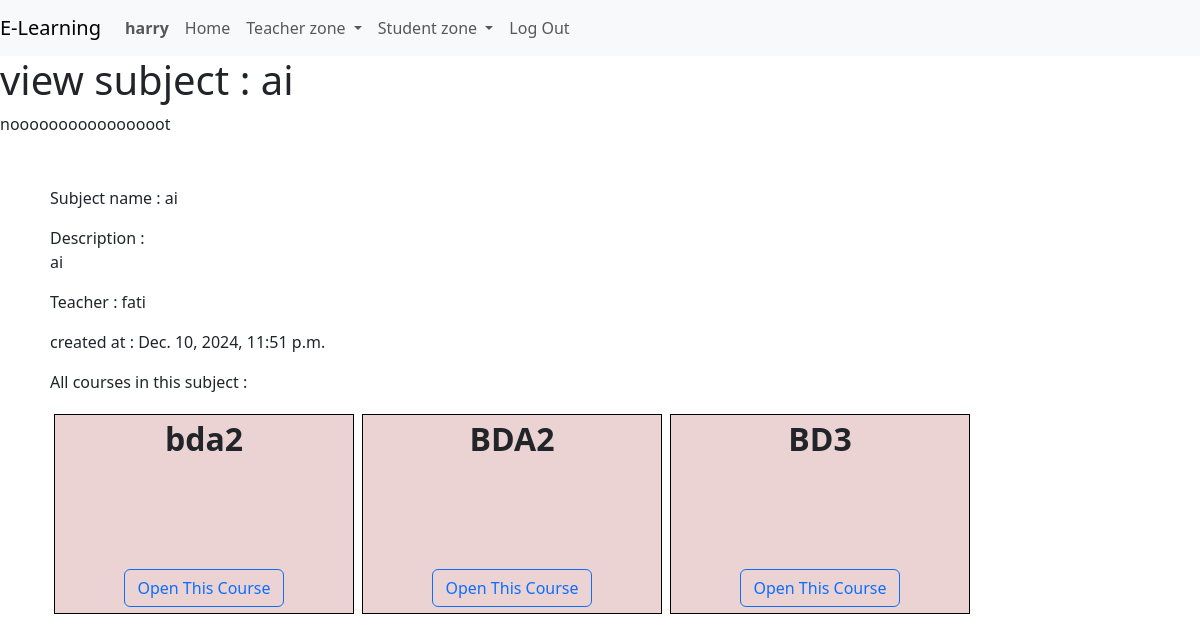
The page /subject/ai (signed in) on the database its author committed.
### e_learning/models.py (models this page shows, shortened)
class User(AbstractUser):
    pass

class Subject(models.Model):
    subject_name = models.CharField(max_length=100 ,unique=True)
    subject_description =models.TextField(blank=True)
    created_at = models.DateTimeField(auto_now_add=True)
    teacher = models.ForeignKey(Teacher, on_delete=models.CASCADE, related_name="subject_teacher")
    course= models.ManyToManyField(Course ,related_name="course_subject")
    enrolled_by = models.ManyToManyField(Student, through='enroll' , through_fields=('subject', 'student'),related_name='enrolled_sub')

class Teacher(models.Model):
    teacher_user = models.OneToOneField(User, on_delete = models.CASCADE)
    created_at = models.DateTimeField(auto_now_add=True)
    students = models.ManyToManyField(Student,related_name="is_student")

class Course(models.Model):
    course_name = models.CharField(max_length=100, unique=True)
    created_at = models.DateTimeField(auto_now_add=True)
    course_content=models.TextField(blank=True)
    course_documents=models.FileField(upload_to='documents/',null=True,blank=True)
    course_image=models.ImageField(upload_to='img/',null=True,blank=True)
    is_open=models.BooleanField(default=False)

### e_learning/views.py (the view)
# urls.py: path("subject/<str:name>",views.subject,name="subject"),
@login_required
def subject(request,name):
    user=request.user
    user1=User.objects.get(username=user)
    teachers=Teacher.objects.all()
    try:
        student=Student.objects.get(student_user=user1)
        student_user=student.student_user
        student_name=student_user.username
    except Student.DoesNotExist:
        student=0
        student_name=0
    subject = Subject.objects.get(subject_name=name)
    courses = subject.course.all()
    print(user,student_name)
    opened_courses = opened_course.objects.filter(student__student_user=user).values_list('course', flat=True)
    for course in courses:
         course.is_open = course.id in opened_courses
    return render(request, "e_learning/subject.html",{
        "subject": subject,
        "teachers":teachers,
        "student_name":student_name,
        "courses": courses,
        "userr": user.username,
    })

### e_learning/templates/e_learning/subject.html (shortened to what this page needs)
{% extends "e_learning/layout.html" %}
{% load static %}
{% block body %}
 <h1>view subject : {{subject.subject_name}} </h1>
 {% if userr == student_name %}
       <div style="display: flex ; margin: 20px;">
        <form action="{% url 'enrolling' subject.subject_name %}" method="POST" style="margin-right: 50px;">
            {% csrf_token %}
            <button type="submit" class="btn btn-outline-danger">enroll</button>
            </form>
            <form action="{% url 'unenrolling' subject.subject_name  %}" method="POST">
              {% csrf_token %}
              <button type="submit" class="btn btn-outline-danger">Unenroll</button>
              </form>
        </div>
    {% else %}
    <label>noooooooooooooooot</label>
        {% endif %}
<div style="margin: 50px; font: 2em ;;">
    <p>Subject name : {{subject.subject_name}}    </p>
    <p>Description : <br>{{subject.subject_description}}    </p>
    <p> Teacher : {{subject.teacher.teacher_user}}    </p>
    <p> created at : {{subject.created_at}}    </p>
    <p> All courses in this subject :
        <br>
        <div style="display: flex;">{% for course in courses %}
            {% if course.is_open %}
            <div class="course" id="{{ course.course_name }}" style="border: solid 1px black; width: 300px; height: 200px; font-size: 2em; margin: 4px; text-align: center; background-color: grey;">
                <strong>{{ course.course_name }}</strong>
                <br>
                <span class="status">
                        <span style="color: green;">Opened</span>
                    {% else %}
                    <div class="course" id="{{ course.course_name }}" style="border: solid 1px black; width: 300px; height: 200px; font-size: 2em; margin: 4px; text-align: center; background-color: rgb(235, 211, 211);">
                        <strong>{{ course.course_name }}</strong>
                        <br>
                    {% endif %}
                <br>
                <a href="{% url 'course' course.course_name %}" id="{{ course.course_name }}" class="btn btn-outline-primary" style="position: relative; margin-bottom: -100px;">Open This Course</a>
            </div>
        {% endfor %}</div>
    </p>
</div>
{% endblock %}

### e_learning/templates/e_learning/layout.html (shortened to what this page needs)
{% load static %}
<!DOCTYPE html>
<html lang="en">
    <head>
        <link href="https://cdn.jsdelivr.net/npm/bootstrap@5.3.3/dist/css/bootstrap.min.css" rel="stylesheet">
        <link rel="stylesheet" href="{% static 'e_learning/styles.css' %}" >
    </head>
    <body>
        <nav class="navbar navbar-expand-lg navbar-light bg-light">
            <a class="navbar-brand" href="#">E-Learning</a>
            <div>
              <ul class="navbar-nav mr-auto">
                {% if user.is_authenticated %}
                    <li class="nav-item">
                        <a class="nav-link" href=""><strong>{{ user.username }}</strong></a>
                    </li>
                {% endif %}
                <li class="nav-item">
                  <a class="nav-link" href="{% url 'index' %}">Home</a>
                </li>
                {% if user.is_authenticated %}
                   <li class="nav-item dropdown">
                    <a class="nav-link dropdown-toggle"  role="button" data-bs-toggle="dropdown" aria-expanded="false">
                      Teacher zone
                    </a>
                  </li>
                  <li class="nav-item dropdown">
                    <a class="nav-link dropdown-toggle"  role="button" data-bs-toggle="dropdown" aria-expanded="false">
                      Student zone
                    </a>
                  </li>
                        <li class="nav-item"><a class="nav-link" href="{% url 'logout' %}">Log Out</a>
                    </li>
                {% endif %}
              </ul>
            </div>
          </nav>
        <div class="body">
            {% block body %}
            {% endblock %}
        </div>
    </body>
    </html>

### rows shown on the page
User: username "harry"
Subject: subject_name "ai", subject_description "ai", teacher.teacher_user "fati", created_at "Dec. 10, 2024, 11:51 p.m."
Course: course_name "bda2"
Course: course_name "BDA2"
Course: course_name "BD3"
